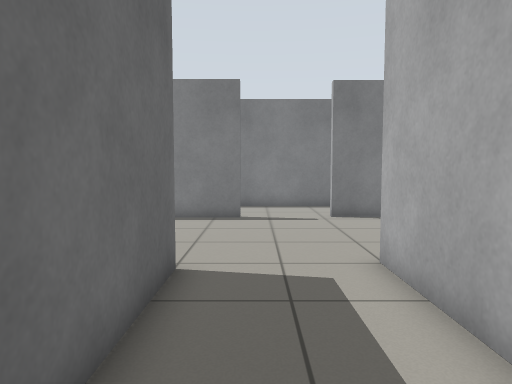
view 1 (above)

22 first-person views from a walk through a world built for the Gazebo simulator. The camera is 0.94 m above the floor, tilts 4° down and sees 70° across. The floor is counted in squares, 0.5 m on a side. Each view is taken from the middle of a square. On the plan, view 1 faces up. The plan holds only what a view shows up to about 18 squares ahead; the rest is blank.

view 2
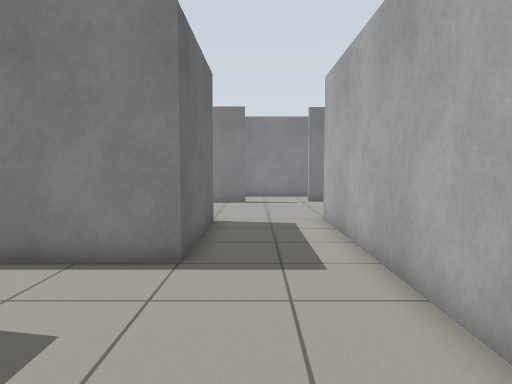

view 3
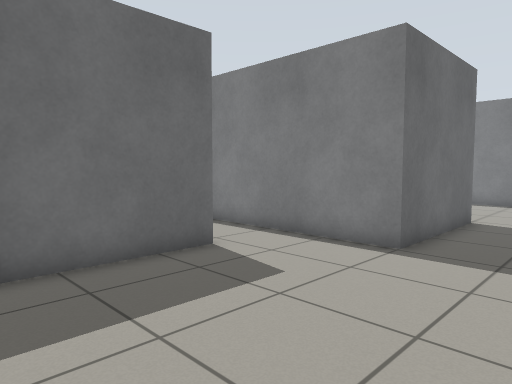

view 4
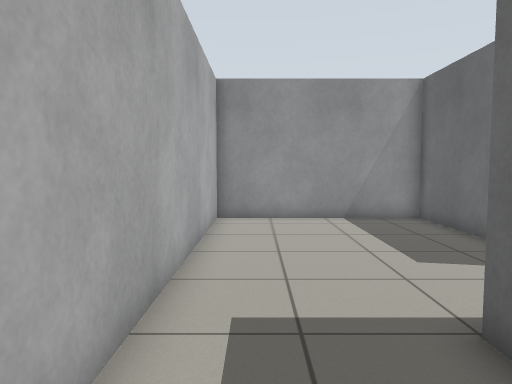

view 5
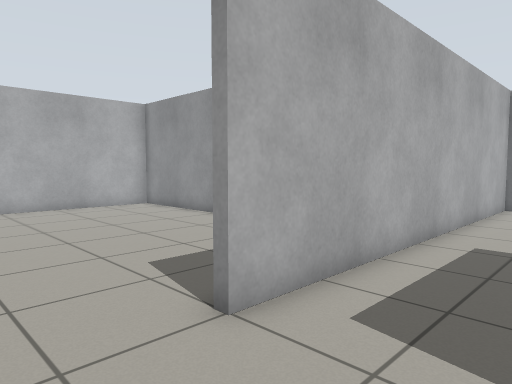

view 6
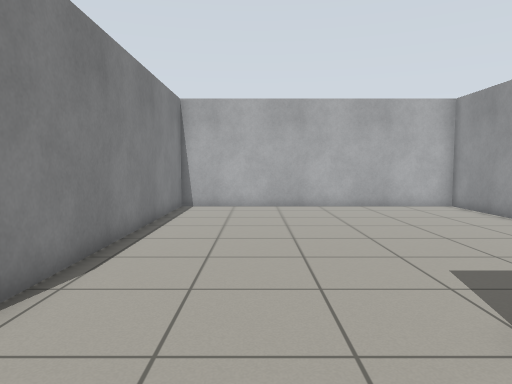

view 7
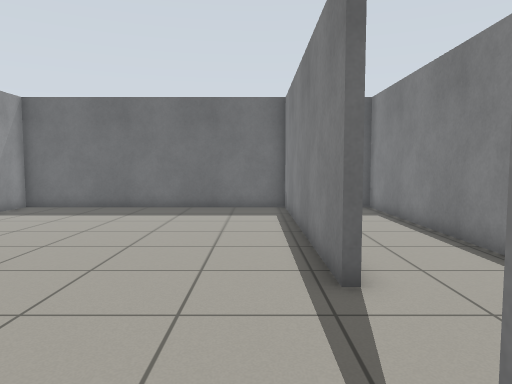

view 8
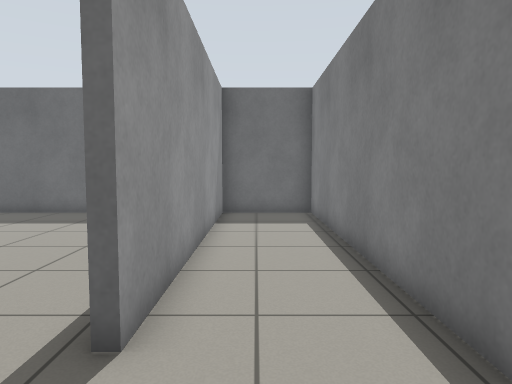

view 9
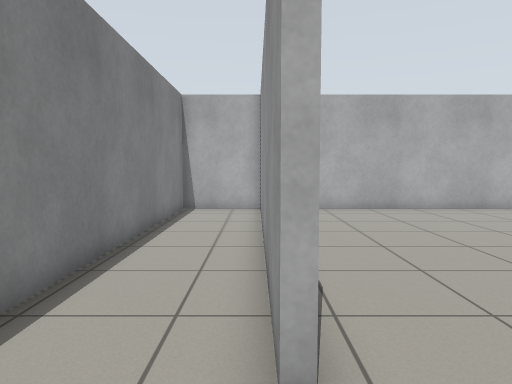

view 10
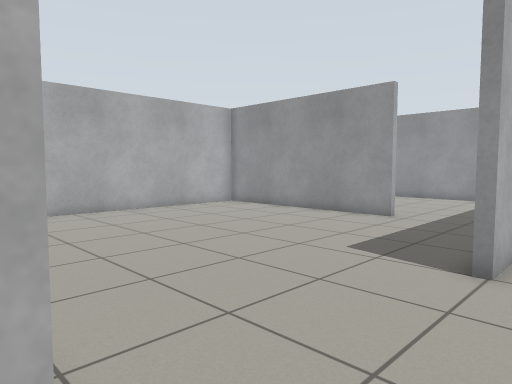

view 11
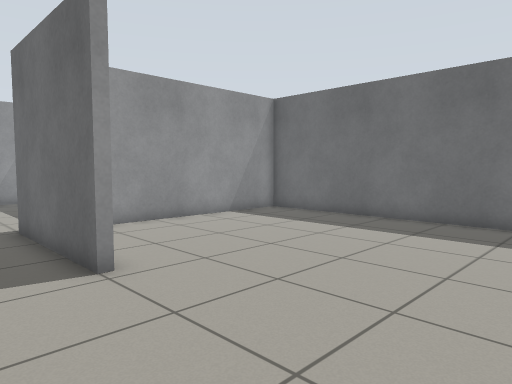

view 12
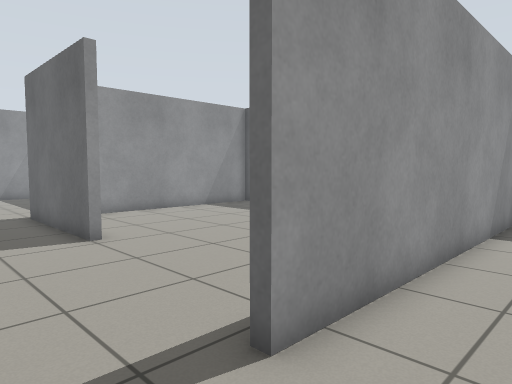

view 13
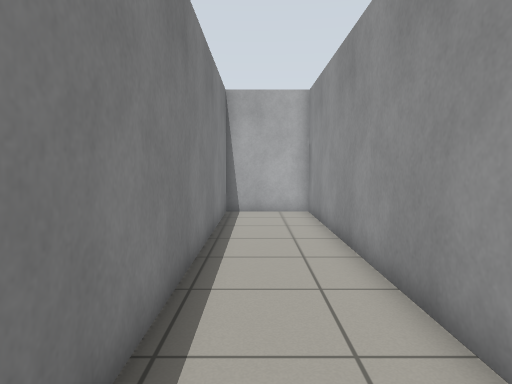

view 14
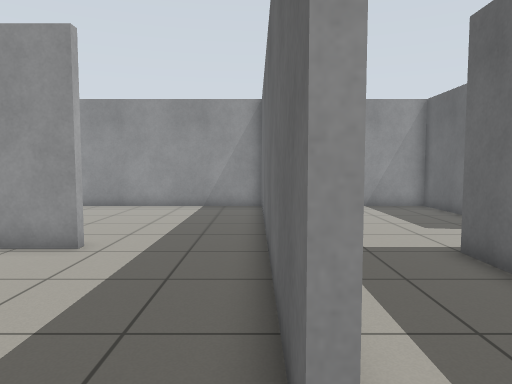

view 15
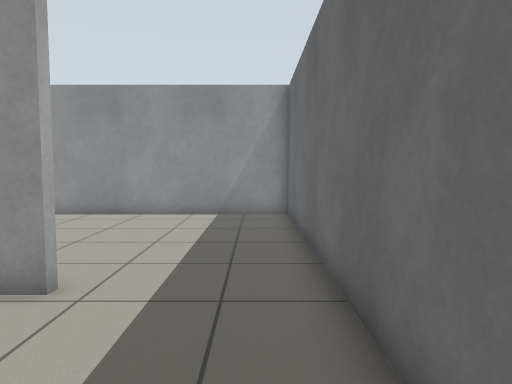

view 16
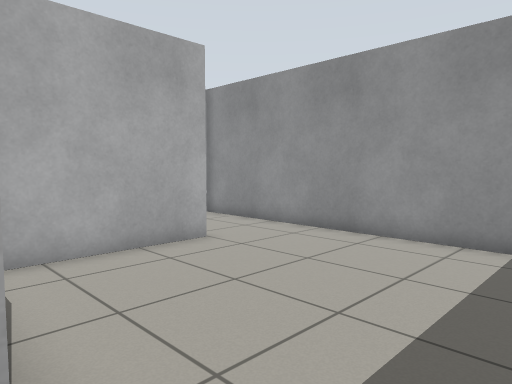

view 17
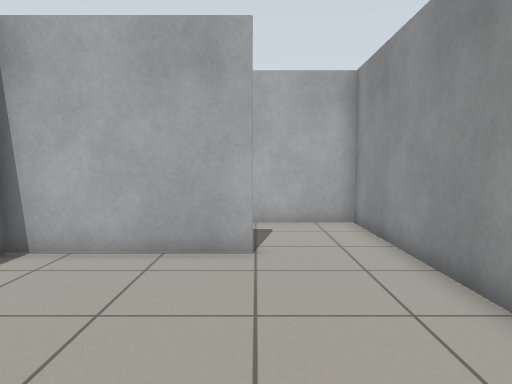

view 18
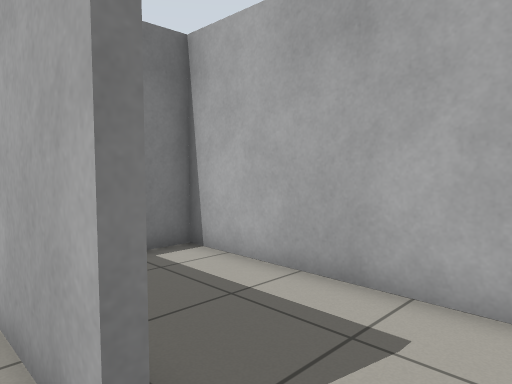

view 19
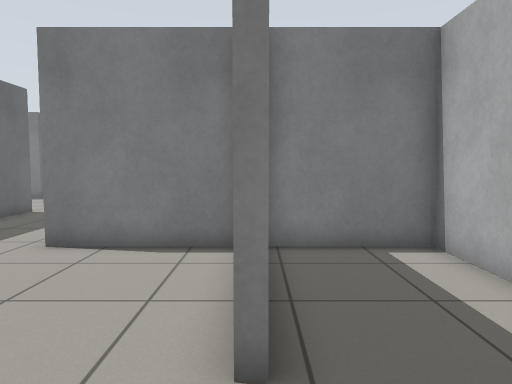

view 20
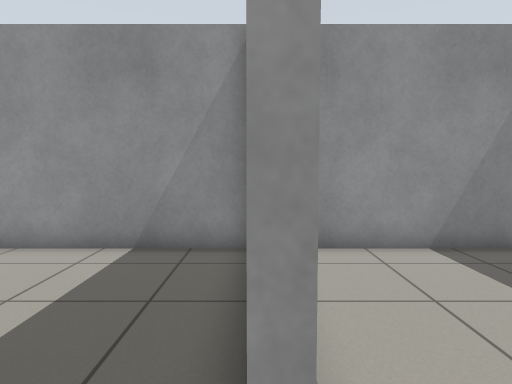

view 21
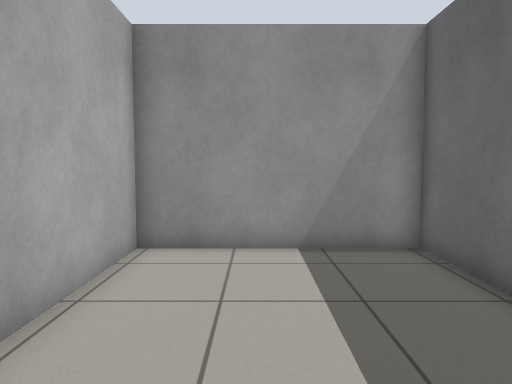

view 22
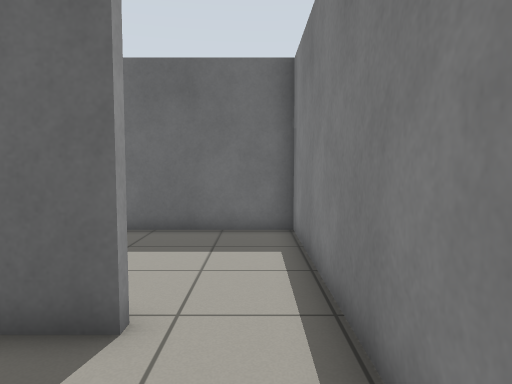

### Floor plan
Points are (right, up) in squares from view 1. A wall is a line through its corners. A room is listed if a view was taken in it or the views show most of it. See-through windows are left out.
Room 1 (views 1, 2, 3, 4, 22)
walls: (-5, -1.5) (-5, -8.3) (2.4, -8.3) (2.4, 7.1); (-1.5, 6.6) (-1.5, 1.1) (-4.5, 1.1)
ways out: opening at (0.5, 6.8) to room 2; opening at (-5, -0.5) to room 5
Room 2 (views 5, 6, 7, 8, 9, 10, 11, 12, 13, 14, 15)
walls: (2.7, 7.1) (2.7, 1.4); (-1.9, 6.6) (-1.5, 6.6); (2.8, 13.8) (16.2, 13.8) (16.2, 17.2) (-11.7, 17.2) (-11.7, 13.6) (-0.6, 13.6) (-0.6, 13.3) (-11.7, 13.3) (-11.7, 1.4) (-3.9, 1.4); (7.1, 0.8) (16.2, 0.8) (16.2, 13.5) (2.8, 13.5)
ways out: opening at (0.5, 6.8) to room 1; opening at (5.5, 1) to room 3
Room 3 (views 16, 17, 18)
walls: (11.8, -5) (11.8, 0.5) (7.1, 0.5) (7.1, 0.8); (2.7, 1.4) (2.7, -8.3) (11.4, -8.3)
ways out: opening at (5.5, 1) to room 2; opening at (12, -6.5) to room 4
Room 4 (view 19)
walls: (11.4, -8.3) (16.2, -8.3) (16.2, 0.5) (12.3, 0.5)
ways out: opening at (12, -6.5) to room 3
Room 5 (views 20, 21)
walls: (-5.4, -1.5) (-5, -1.5); (-4.5, 1.1) (-11.7, 1.1) (-11.7, -8.3) (-5.3, -8.3) (-5.3, -3.7)
ways out: opening at (-5, -0.5) to room 1

Where each view was taken, in squares from view 1:
view 1: 0 up, 0 right, facing up
view 2: 6 down, 0 right, facing up
view 3: 7 down, 2 right, facing up-left
view 4: 5 up, 1 right, facing down
view 5: 10 up, 1 left, facing down-right
view 6: 10 up, 1 left, facing right
view 7: 12 up, 5 right, facing left
view 8: 15 up, 3 right, facing left
view 9: 14 up, 0 right, facing right
view 10: 14 up, 1 right, facing down-right
view 11: 13 up, 1 right, facing down-left
view 12: 16 up, 2 right, facing down-left
view 13: 16 up, 1 right, facing right
view 14: 9 up, 3 right, facing down
view 15: 6 up, 4 right, facing down
view 16: 1 up, 4 right, facing down-right
view 17: 5 down, 4 right, facing right
view 18: 7 down, 11 right, facing up-right
view 19: 8 down, 12 right, facing up
view 20: 0 up, 5 left, facing down
view 21: 0 up, 8 left, facing down
view 22: 0 up, 1 left, facing left
